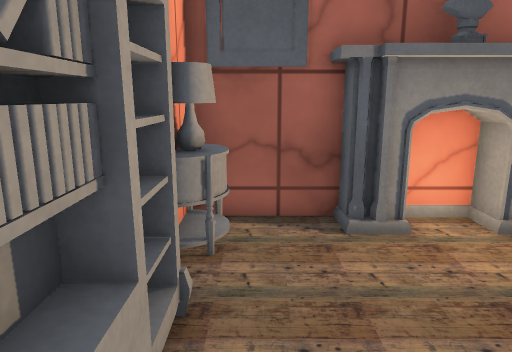
View 1 (above)

12 first-person views from a walk through a 3-D level made in the Unity game engine. The camera is 1.3 m above the floor, tilts 12° down and sees 70° across. The floor is counted in squares, 0.5 m on a side. Each view is taken from the middle of a square. On the plan, view 1 faces up. The plan holds only what a view shows up to about 20 squares ahead; the rest is blank. The player is left out. Some surface patterns are stand-ins.

View 2
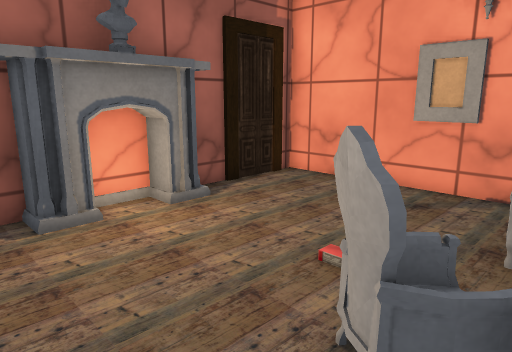

View 3
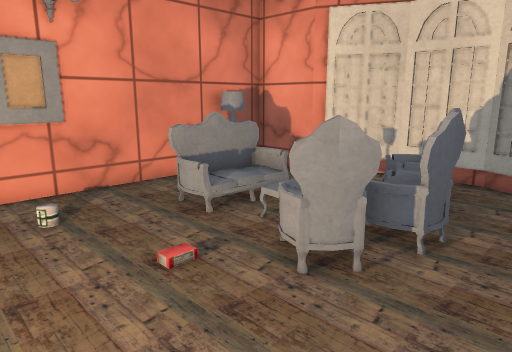

View 4
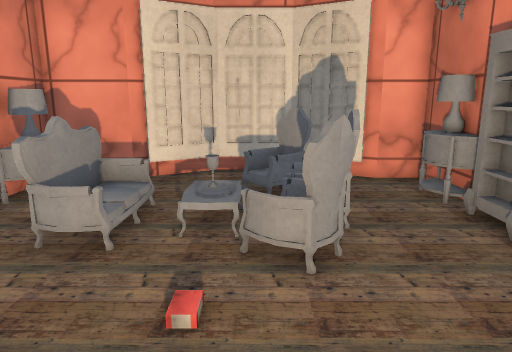

View 5
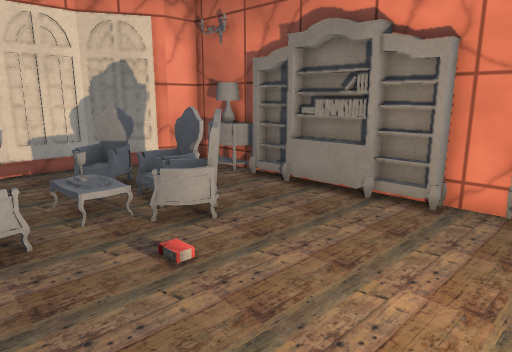

View 6
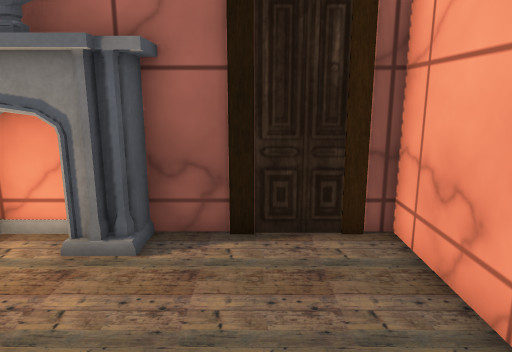

View 7
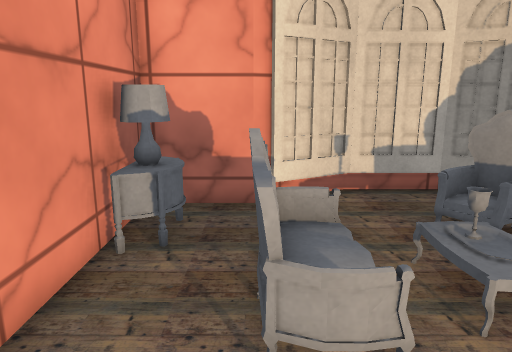

View 8
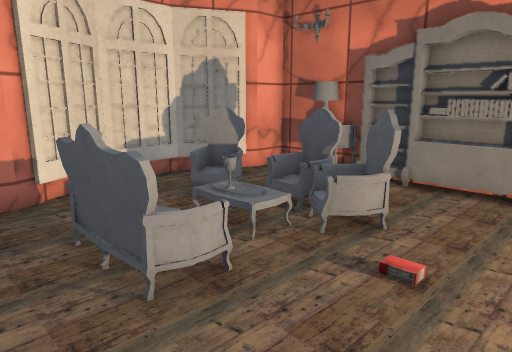

View 9
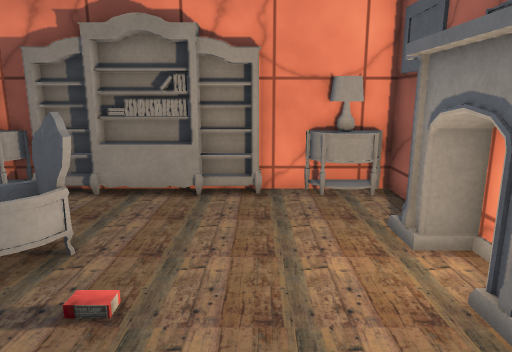

View 10
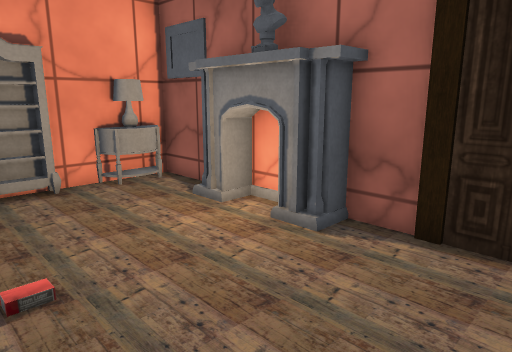

View 11
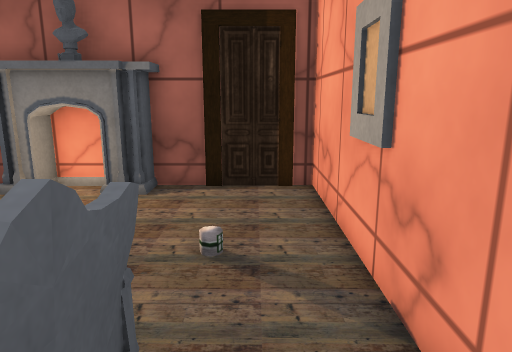

View 12
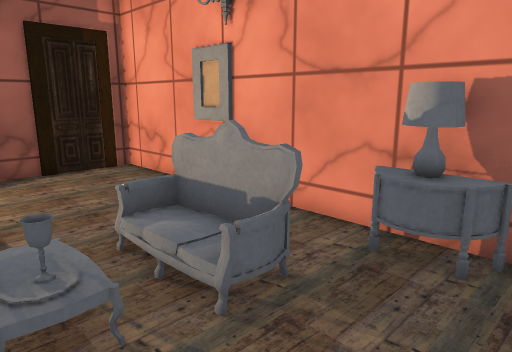

### Floor plan
Points are (right, up) in squares from view 1. A wall is a line through its corners. A room is listed if a view was taken in it or the views show most of it. See-through windows are left out.
Room 1 (views 1, 2, 3, 4, 5, 6, 7, 8, 9, 10, 11, 12)
walls: (2.7, 0.6) (3.1, 0.9); (2.4, 0.1) (2.6, 0.5); (7.9, 0.3) (8.1, -1.9); (2.3, -0.9) (2.1, -2.2); (2.3, -1) (2.1, -1.9); (2.2, -0.9) (2.2, -2.1); (8.1, -1.3) (8, -2.7); (7.9, -1.8) (7.6, 0.2); (1.9, -2.1) (2.1, -0.8); (2, -2.3) (1.9, -1.5); (7.7, -2.8) (7.7, -0.1); (-1.4, -0.6) (-1.4, -1.9); (-1, 4.1) (-1, -2.2); (-1.4, -2.3) (-1.4, -5.9) (0.1, -5.9) (2.7, -7.3) (5.3, -7.3) (7.9, -5.9) (10.7, -5.9) (10.7, 7.9) (-1.4, 7.9) (-1.4, -0.3)
low walls: (3.8, 0.5) (4.2, 0); (6.4, -0.5) (6.6, 0.1); (7, 0.1) (7.4, 0.1) (7.8, 0) (7.9, 0.3); (2.8, 0.5) (3.3, 1) (2.8, -0.1); (6.6, -0.9) (6.6, 0.1); (2.9, -0.4) (2.7, 0); (3.4, -1) (3.5, -1.7); (6.6, -1) (6.5, -0.5) (6.6, 0.1); (2.5, 0) (3, 0.9) (3.7, 0.7) (4.1, 0.4); (3.5, -1.6) (3.4, -2.2); (7.9, -0.4) (7.8, 0); (2.1, -1.9) (2, -1.2); (1.8, -2.1) (2.2, -0.9) (2.4, -2.1); (7.2, -3) (6.6, -2.8); (4, -3.5) (4.4, -4.3); (8, -2.7) (7.2, -3) (6.6, -2.9) (6.5, -2.3); (8, -2.9) (6.6, -3); (2.6, -3.9) (3.6, -3.1) (4.1, -3.7); (2.7, -4) (3, -3.5); (3.3, -4.7) (3.3, -4.8); (-0.8, -2.8) (-0.5, -3.5); (9.7, -4.7) (9.4, -3.9) (9.6, -3.1)
objects: fireplace (2, 7) to (6, 7); other object (5, 2)

Positions as (right, up) in squares from view 1, and headings:
1: (0, 0), facing up
2: (0, -1), facing up-right
3: (0, 5), facing down-right
4: (4, 6), facing down
5: (8, 7), facing down-left
6: (8, 1), facing up
7: (8, 3), facing down
8: (10, 4), facing down-left
9: (9, 4), facing left
10: (10, 1), facing up-left
11: (9, -3), facing up
12: (4, -6), facing up-right
